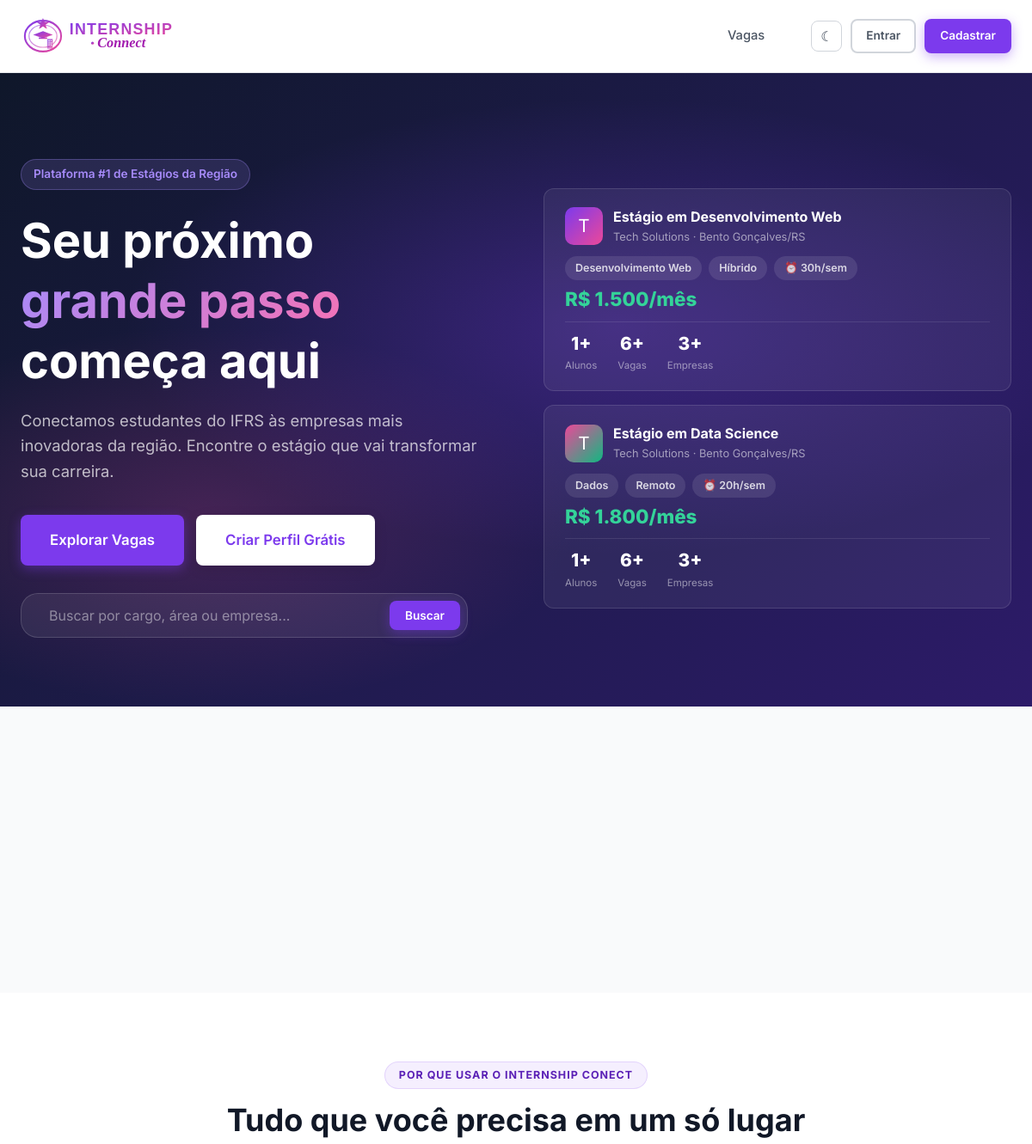
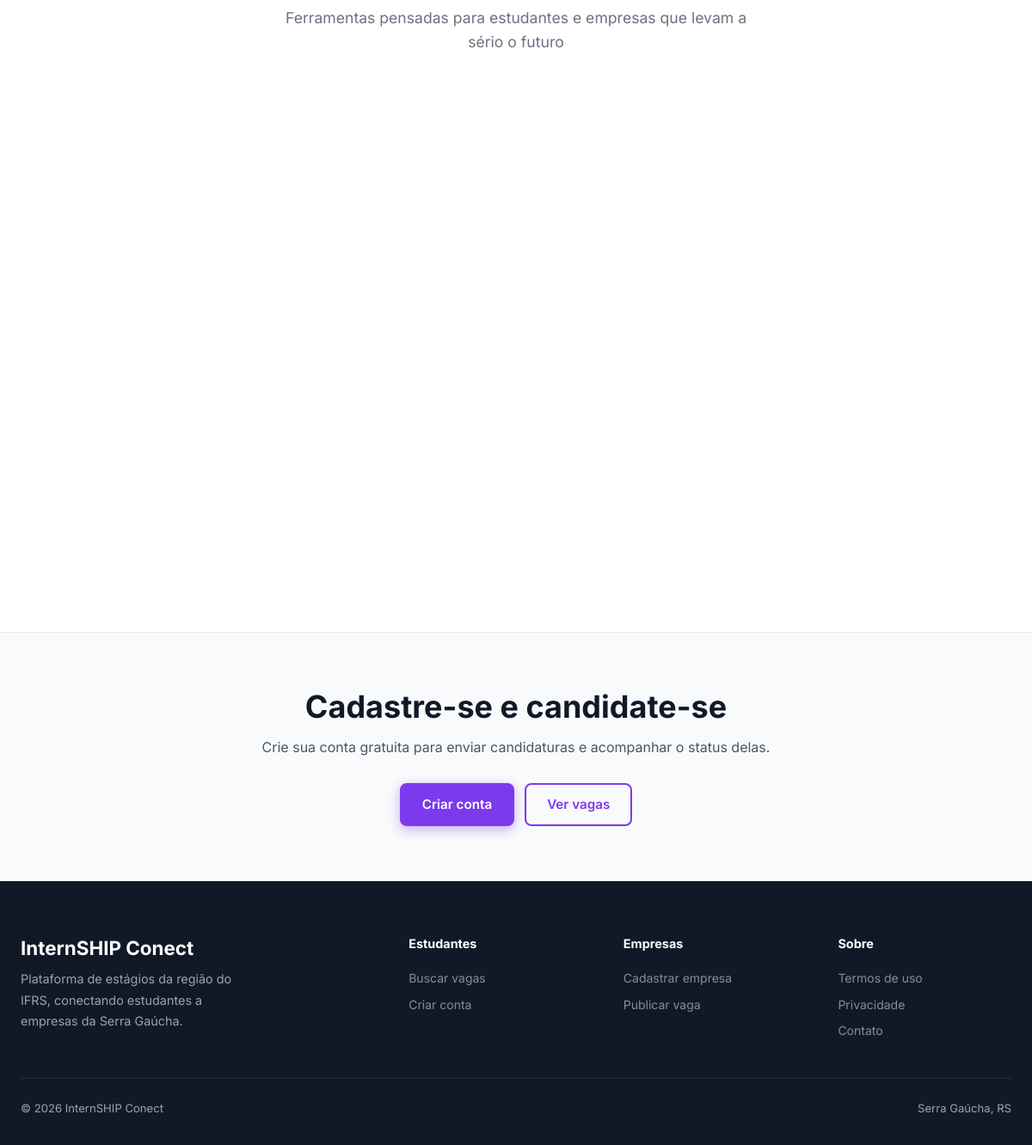
The page / on the database its author committed (2 pictures, top to bottom).
### tables this page shows
CREATE TABLE IF NOT EXISTS vagas (
    id INT AUTO_INCREMENT PRIMARY KEY,
    empresa_id INT NOT NULL,
    titulo VARCHAR(200) NOT NULL,
    descricao TEXT NOT NULL,
    requisitos TEXT,
    beneficios TEXT,
    area VARCHAR(100),
    cidade VARCHAR(100),
    estado CHAR(2),
    modalidade ENUM('presencial','remoto','hibrido') DEFAULT 'presencial',
    bolsa DECIMAL(10,2),
    carga_horaria INT,
    ativa TINYINT(1) DEFAULT 1,
    restrita TINYINT(1) DEFAULT 0,
    motivo_restricao VARCHAR(255) DEFAULT NULL,
    destaque TINYINT(1) DEFAULT 0,
    views INT DEFAULT 0,
    criado_em TIMESTAMP DEFAULT CURRENT_TIMESTAMP,
    FOREIGN KEY (empresa_id) REFERENCES empresas(id) ON DELETE CASCADE
);

CREATE TABLE IF NOT EXISTS empresas (
    id INT AUTO_INCREMENT PRIMARY KEY,
    usuario_id INT NOT NULL UNIQUE,
    nome_empresa VARCHAR(200) NOT NULL,
    cnpj VARCHAR(20),
    descricao TEXT,
    site VARCHAR(255),
    cidade VARCHAR(100),
    estado CHAR(2),
    setor VARCHAR(100),
    logo VARCHAR(255),
    FOREIGN KEY (usuario_id) REFERENCES usuarios(id) ON DELETE CASCADE
);

### includes/auth.php (called while the page is built, shortened)
<?php
function isLoggedIn() {
    return isset($_SESSION['usuario_id']);
}
function isEmpresa() {
    return isset($_SESSION['tipo']) && $_SESSION['tipo'] === 'empresa';
}
function isAdmin() {
    return !empty($_SESSION['is_admin']);
}
function isCoordenacao() {
    return isset($_SESSION['tipo']) && $_SESSION['tipo'] === 'coordenacao';
}

### index.php (the view, shortened to what this page needs)
<?php
require_once __DIR__ . '/includes/auth.php';
$db = getDB();
$totalVagas = $db->query("SELECT COUNT(*) FROM vagas WHERE ativa=1")->fetchColumn();
$totalAlunos = $db->query("SELECT COUNT(*) FROM alunos")->fetchColumn();
$totalEmpresas = $db->query("SELECT COUNT(*) FROM empresas")->fetchColumn();
$vagas = $db->query("
  SELECT v.*, e.nome_empresa, e.logo, e.setor
  FROM vagas v
  JOIN empresas e ON v.empresa_id = e.id
  WHERE v.ativa = 1 AND v.restrita = 0
  ORDER BY v.destaque DESC, v.criado_em DESC
  LIMIT 6
")->fetchAll();
include __DIR__ . '/includes/header.php';
function modalidadeLabel($m) {
    return match($m) { 'remoto' => 'Remoto', 'hibrido' => 'Híbrido', default => 'Presencial' };
}
?>
<section class="hero">
  <div class="hero-inner">
    <div class="hero-content animate-in">
      <div class="hero-tag">
        Plataforma #1 de Estágios da Região
      </div>
      <h1>Seu próximo <span>grande passo</span> começa aqui</h1>
      <p>Conectamos estudantes do IFRS às empresas mais inovadoras da região. Encontre o estágio que vai transformar sua carreira.</p>
      <div class="hero-actions">
        <?php if (isEmpresa()): ?>
          <a href="/teste/empresa/publicar.php" class="btn btn-primary btn-lg">
            + Publicar Vaga
          </a>
          <a href="/teste/dashboard/empresa.php" class="btn btn-white btn-lg">
            Painel da Empresa
          </a>
        <?php else: ?>
          <a href="/teste/vagas.php" class="btn btn-primary btn-lg">
            Explorar Vagas
          </a>
          <?php if (isLoggedIn() && isAluno()): ?>
            <a href="/teste/dashboard/aluno.php" class="btn btn-white btn-lg">
              Gerenciar Perfil
            </a>
          <?php else: ?>
            <a href="/teste/register.php" class="btn btn-white btn-lg">
              Criar Perfil Grátis
            </a>
          <?php endif; ?>
        <?php endif; ?>
      </div>
      <?php if (!(isLoggedIn() && !isAluno())): ?>
      <div class="hero-search">
        <input type="text" id="hero-search" placeholder="Buscar por cargo, área ou empresa..." />
        <button onclick="window.location.href='/teste/vagas.php?q='+document.getElementById('hero-search').value" class="btn btn-primary btn-sm">Buscar</button>
      </div>
      <?php endif; ?>
    </div>
    <div class="hero-visual animate-in-delay">
      <?php foreach (array_slice($vagas, 0, 2) as $v): ?>
      <div class="hero-card">
        <div class="hero-card-header">
          <div class="hero-card-icon" style="background:linear-gradient(135deg,<?= ['#7C3AED','#EC4899','#10B981','#F59E0B'][array_search($v,$vagas)%4] ?>,<?= ['#EC4899','#10B981','#F59E0B','#7C3AED'][array_search($v,$vagas)%4] ?>)">
            <?= mb_strtoupper(mb_substr($v['nome_empresa'], 0, 1)) ?>
          </div>
          <div>
            <div class="hero-card-title"><?= htmlspecialchars($v['titulo']) ?></div>
            <div class="hero-card-sub"><?= htmlspecialchars($v['nome_empresa']) ?> · <?= $v['cidade'] ?>/<?= $v['estado'] ?></div>
          </div>
        </div>
        <div class="hero-card-pills">
          <span class="hero-card-pill"><?= htmlspecialchars($v['area']) ?></span>
          <span class="hero-card-pill"><?= modalidadeLabel($v['modalidade']) ?></span>
          <span class="hero-card-pill">⏰ <?= $v['carga_horaria'] ?>h/sem</span>
        </div>
        <div class="hero-card-bolsa">R$ <?= number_format($v['bolsa'], 0, ',', '.') ?>/mês</div>
        <div class="hero-stats">
          <div class="hero-stat"><div class="hero-stat-num"><?= $totalAlunos ?>+</div><div class="hero-stat-label">Alunos</div></div>
          <div class="hero-stat"><div class="hero-stat-num"><?= $totalVagas ?>+</div><div class="hero-stat-label">Vagas</div></div>
          <div class="hero-stat"><div class="hero-stat-num"><?= $totalEmpresas ?>+</div><div class="hero-stat-label">Empresas</div></div>
        </div>
      </div>
      <?php endforeach; ?>
    </div>
  </div>
</section>
<section class="section" style="background:var(--bg-soft);padding:56px 24px;">
  <div class="container">
    <div class="stats-grid">
    </div>
  </div>
</section>
<section class="section" style="background:var(--bg);">
  <div class="container">
    <div class="section-header">
      <div class="section-tag">Por que usar o InternSHIP Conect</div>
      <h2>Tudo que você precisa em um só lugar</h2>
      <p>Ferramentas pensadas para estudantes e empresas que levam a sério o futuro</p>
    </div>
    <div class="features-grid">
    </div>
  </div>
</section>
<section class="section" style="background:var(--gray-50);padding:64px 24px;border-top:1px solid var(--gray-200);">
  <div class="container text-center">
    <?php if (isLoggedIn()): ?>
      <?php if (isAluno()): ?>
        <h2 style="margin-bottom:12px;">Encontre seu próximo estágio</h2>
        <p style="color:var(--gray-600);margin-bottom:28px;">Explore as vagas disponíveis ou acompanhe suas candidaturas no painel.</p>
        <div style="display:flex;gap:12px;justify-content:center;flex-wrap:wrap;">
          <a href="/teste/vagas.php" class="btn btn-primary">Ver vagas</a>
          <a href="/teste/dashboard/aluno.php" class="btn btn-secondary">Meu painel</a>
        </div>
      <?php elseif (isEmpresa()): ?>
        <h2 style="margin-bottom:12px;">Recrute talentos universitários</h2>
        <p style="color:var(--gray-600);margin-bottom:28px;">Publique uma nova vaga ou acompanhe as candidaturas recebidas.</p>
        <div style="display:flex;gap:12px;justify-content:center;flex-wrap:wrap;">
          <a href="/teste/empresa/publicar.php" class="btn btn-primary">+ Publicar vaga</a>
          <a href="/teste/dashboard/empresa.php" class="btn btn-secondary">Meu painel</a>
        </div>
      <?php endif; ?>
    <?php else: ?>
      <h2 style="margin-bottom:12px;">Cadastre-se e candidate-se</h2>
      <p style="color:var(--gray-600);margin-bottom:28px;">Crie sua conta gratuita para enviar candidaturas e acompanhar o status delas.</p>
      <div style="display:flex;gap:12px;justify-content:center;flex-wrap:wrap;">
        <a href="/teste/register.php" class="btn btn-primary">Criar conta</a>
        <a href="/teste/vagas.php" class="btn btn-secondary">Ver vagas</a>
      </div>
    <?php endif; ?>
  </div>
</section>
<?php include __DIR__ . '/includes/footer.php'; ?>

### includes/header.php (shortened to what this page needs)
<?php
require_once __DIR__ . '/../includes/auth.php';
$currentPage = basename($_SERVER['PHP_SELF'], '.php');
?>
<!DOCTYPE html>
<html lang="pt-BR">
<head>
  <link rel="stylesheet" href="/teste/assets/css/style.css?v=<?= @filemtime(__DIR__ . '/../assets/css/style.css') ?>">
</head>
<body>
<nav class="navbar">
  <div class="navbar-inner">
    <a href="/teste/" class="navbar-brand">
      <img src="/teste/assets/img/logo.svg" alt="InternSHIP Connect" style="height:52px;width:auto;display:block;object-fit:contain;">
    </a>
    <div class="navbar-nav">
      <a href="/teste/vagas.php" class="<?= $currentPage === 'vagas' ? 'active' : '' ?>">Vagas</a>
    </div>
    <div class="navbar-actions">
      <button class="theme-toggle" id="theme-toggle" title="Alternar tema" aria-label="Alternar tema claro/escuro">
        <span id="theme-icon">&#9790;</span>
      </button>
      <?php if (isLoggedIn()): ?>
        <?php if (isCoordenacao() || isAdmin()): ?>
          <a href="/teste/admin/" class="btn btn-ghost btn-sm" style="color:var(--primary);display:inline-flex;align-items:center;gap:6px;">
            Coordenação
            <?php $msgsNovas = contarMensagensNovas(); if ($msgsNovas): ?>
              <span class="badge badge-red"><?= $msgsNovas ?></span>
            <?php endif; ?>
          </a>
        <?php endif; ?>
        <?php if (isAluno()): ?>
          <a href="/teste/dashboard/aluno.php" class="btn btn-ghost btn-sm">Meu Painel</a>
        <?php elseif (isEmpresa()): ?>
          <a href="/teste/dashboard/empresa.php" class="btn btn-ghost btn-sm">Painel Empresa</a>
          <a href="/teste/empresa/publicar.php" class="btn btn-primary btn-sm">+ Publicar Vaga</a>
        <?php endif; ?>
        <?php if (isAluno() || isEmpresa()): ?>
          <a href="<?= isAluno() ? '/teste/dashboard/aluno.php#perfil' : '/teste/dashboard/empresa.php#perfil' ?>"
             class="btn btn-ghost btn-sm"
             title="<?= htmlspecialchars($_SESSION['nome'] ?? 'Meu perfil') ?>"
             style="padding:8px 12px;display:inline-flex;align-items:center;">
            <svg width="20" height="20" viewBox="0 0 24 24" fill="none" stroke="currentColor" stroke-width="2" stroke-linecap="round" stroke-linejoin="round"><path d="M20 21v-2a4 4 0 0 0-4-4H8a4 4 0 0 0-4 4v2"/><circle cx="12" cy="7" r="4"/></svg>
          </a>
        <?php endif; ?>
        <a href="/teste/logout.php" class="btn btn-ghost btn-sm">Sair</a>
      <?php else: ?>
        <a href="/teste/login.php" class="btn btn-ghost btn-sm">Entrar</a>
        <a href="/teste/register.php" class="btn btn-primary btn-sm">Cadastrar</a>
      <?php endif; ?>
    </div>
  </div>
</nav>

### includes/footer.php (shortened to what this page needs)
<footer class="footer">
  <div class="footer-grid">
    <div class="footer-brand">
      <h3>InternSHIP Conect</h3>
      <p>Plataforma de estágios da região do IFRS, conectando estudantes a empresas da Serra Gaúcha.</p>
    </div>
    <div class="footer-col">
      <h4>Estudantes</h4>
      <a href="/teste/vagas.php">Buscar vagas</a>
      <a href="/teste/register.php">Criar conta</a>
    </div>
    <div class="footer-col">
      <h4>Empresas</h4>
      <a href="/teste/register.php">Cadastrar empresa</a>
      <a href="/teste/empresa/publicar.php">Publicar vaga</a>
    </div>
    <div class="footer-col">
      <h4>Sobre</h4>
      <a href="/teste/termos.php">Termos de uso</a>
      <a href="/teste/privacidade.php">Privacidade</a>
      <a href="/teste/contato.php">Contato</a>
    </div>
  </div>
  <div class="footer-bottom">
    <span>© 2026 InternSHIP Conect</span>
    <span>Serra Gaúcha, RS</span>
  </div>
</footer>
</body>
</html>

### rows shown on the page
vagas: empresa.nome_empresa "T", titulo "Estágio em Desenvolvimento Web", empresa.nome_empresa "Tech Solutions", cidade "Bento Gonçalves", estado "RS", area "Desenvolvimento Web", modalidade "Híbrido", carga_horaria "30", bolsa "1.500", totalAlunos "1", totalVagas "6", totalEmpresas "3"
vagas: empresa.nome_empresa "T", titulo "Estágio em Data Science", empresa.nome_empresa "Tech Solutions", cidade "Bento Gonçalves", estado "RS", area "Dados", modalidade "Remoto", carga_horaria "20", bolsa "1.800", totalAlunos "1", totalVagas "6", totalEmpresas "3"
